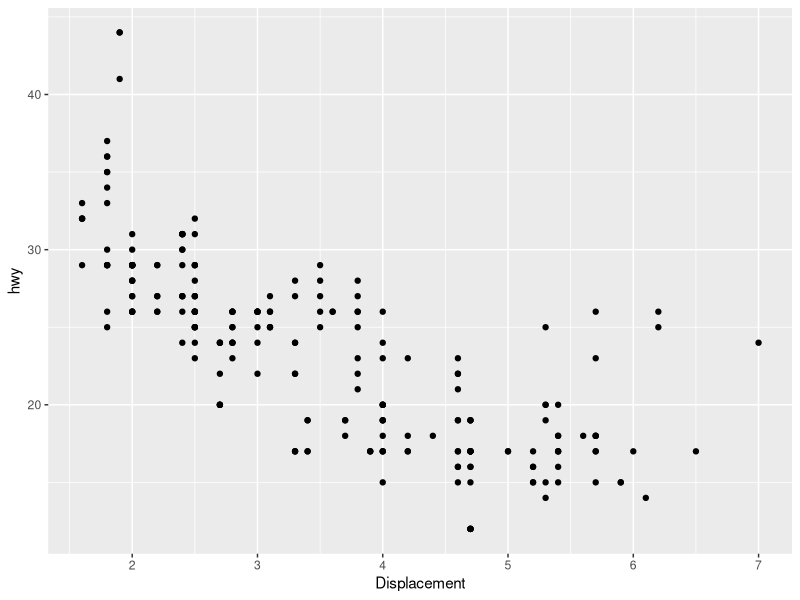
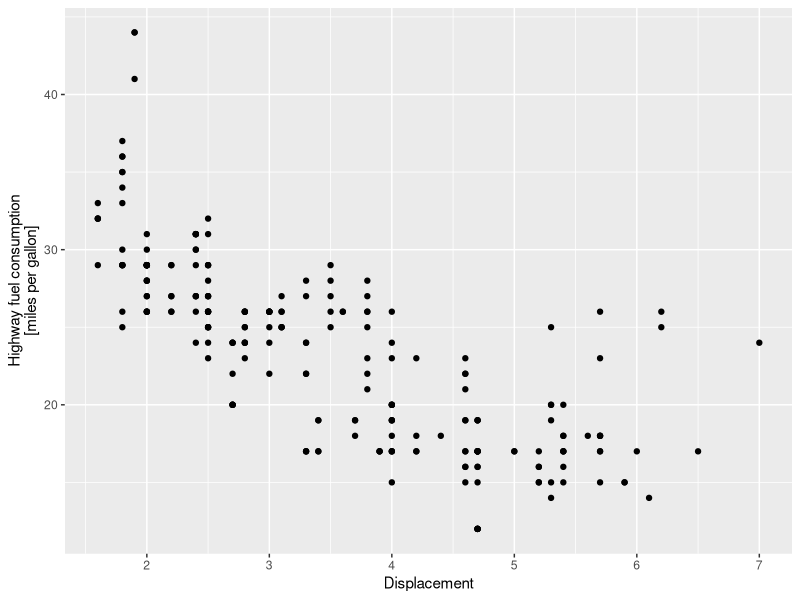
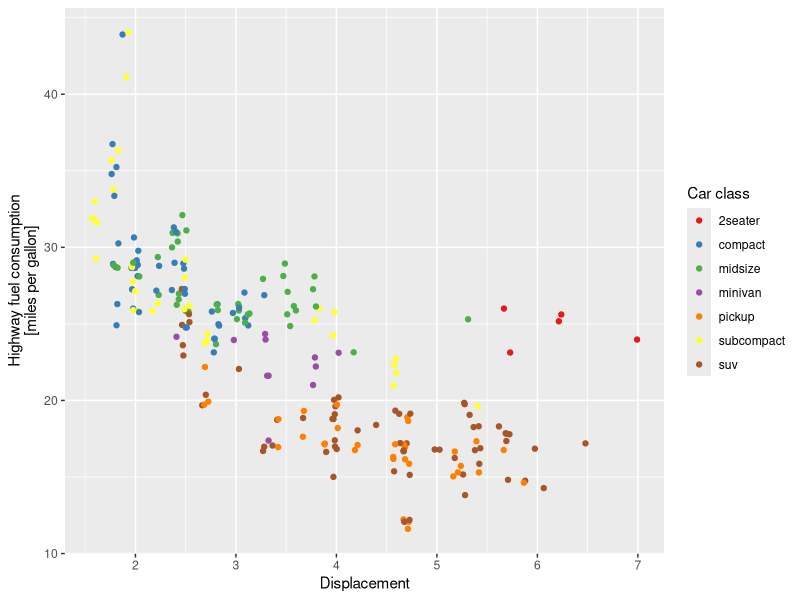
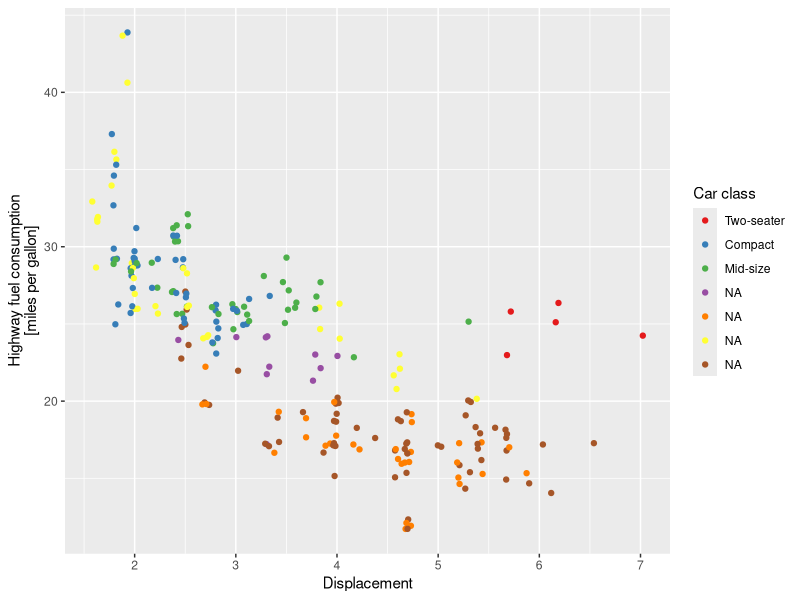

These figures' R source, in order:
library(tidyverse)

mpg %>%
  ggplot(aes(x = displ, y = hwy)) +
  geom_point() +
  scale_x_continuous("Displacement")

mpg %>%
  ggplot(aes(x = displ, y = hwy)) +
  geom_point() +
  scale_x_continuous("Displacement") +
  scale_y_continuous("Highway fuel consumption\n[miles per gallon]")

mpg %>%
  ggplot(aes(x = displ, y = hwy, color = class)) +
  geom_jitter() +
  scale_x_continuous("Displacement") +
  scale_y_continuous("Highway fuel consumption\n[miles per gallon]") +
  scale_color_brewer("Car class", palette = "Set1")

my_color_scale <-
  scale_color_brewer(
    "Car class",
    palette = "Set1",
    labels = c("Two-seater", "Compact", "Mid-size")
  )

mpg %>%
  ggplot(aes(x = displ, y = hwy, color = class)) +
  geom_jitter() +
  scale_x_continuous("Displacement") +
  scale_y_continuous("Highway fuel consumption\n[miles per gallon]") +
  my_color_scale
